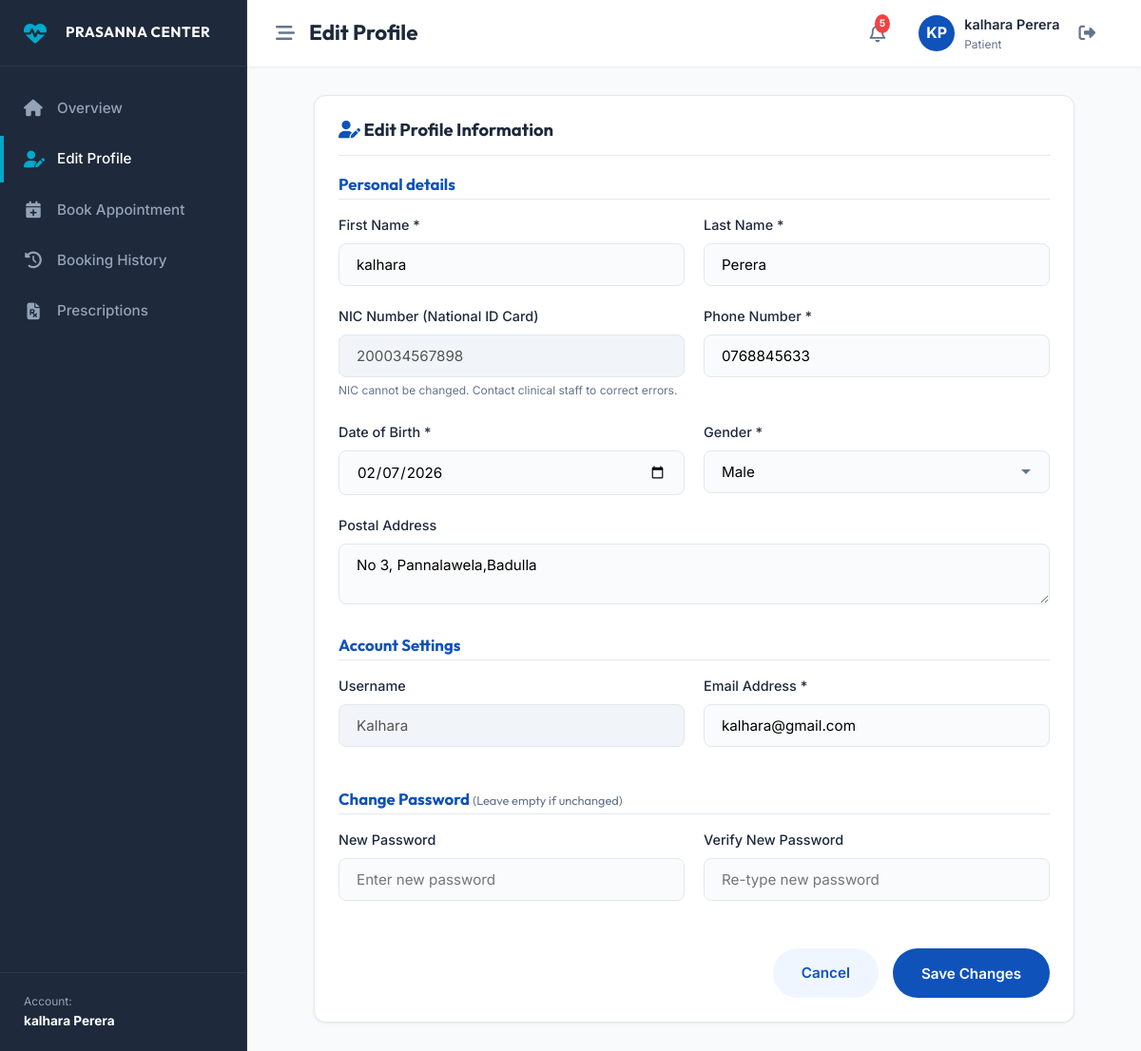
Screenshot of /patient/profile.php (signed in) with the database file from the repository.
### tables this page shows
CREATE TABLE `patients` (
  `id` int(11) NOT NULL,
  `user_id` int(11) NOT NULL,
  `patient_number` varchar(20) NOT NULL,
  `first_name` varchar(50) NOT NULL,
  `last_name` varchar(50) NOT NULL,
  `nic` varchar(15) DEFAULT NULL,
  `dob` date NOT NULL,
  `gender` enum('Male','Female','Other') NOT NULL,
  `phone` varchar(15) NOT NULL,
  `address` text DEFAULT NULL,
  `created_at` timestamp NOT NULL DEFAULT current_timestamp()
);

CREATE TABLE `users` (
  `id` int(11) NOT NULL,
  `username` varchar(50) NOT NULL,
  `email` varchar(100) NOT NULL,
  `password` varchar(255) NOT NULL,
  `role` enum('admin','doctor','receptionist','patient') NOT NULL,
  `created_at` timestamp NOT NULL DEFAULT current_timestamp()
);

### patient/profile.php (the view, shortened to what this page needs)
<?php
require_once dirname(__DIR__) . '/includes/dashboard_header.php';
$patient_id = $_SESSION['patient_id'];
try {
    $stmt = $pdo->prepare("SELECT p.*, u.email, u.username FROM patients p JOIN users u ON p.user_id = u.id WHERE p.id = ?");
    $stmt->execute([$patient_id]);
    $profile = $stmt->fetch();
} catch (PDOException $e) {
    $error = "Failed to load profile: " . $e->getMessage();
}
?>
<div class="db-card" style="max-width: 800px; margin: 0 auto;">
    <div class="db-card-header">
        <h3><i class="fa-solid fa-user-edit text-primary"></i> Edit Profile Information</h3>
    </div>
    <form action="" method="POST">
        <h4 style="border-bottom: 1.5px solid var(--light-grey); padding-bottom: 5px; margin-bottom: 15px; font-size: 1.05rem; color: var(--primary-color);">Personal details</h4>
        <div style="display: grid; grid-template-columns: 1fr 1fr; gap: 20px;">
            <div class="form-group">
                <label for="first_name">First Name *</label>
                <input type="text" name="first_name" id="first_name" required class="form-control" value="<?php echo htmlspecialchars($profile['first_name']); ?>">
            </div>
            <div class="form-group">
                <label for="last_name">Last Name *</label>
                <input type="text" name="last_name" id="last_name" required class="form-control" value="<?php echo htmlspecialchars($profile['last_name']); ?>">
            </div>
        </div>
        <div style="display: grid; grid-template-columns: 1fr 1fr; gap: 20px;">
            <div class="form-group">
                <label>NIC Number (National ID Card)</label>
                <input type="text" disabled class="form-control" style="background-color:#f1f5f9; cursor:not-allowed;" value="<?php echo htmlspecialchars($profile['nic']); ?>">
                <span style="font-size:0.75rem; color:var(--grey-color);">NIC cannot be changed. Contact clinical staff to correct errors.</span>
            </div>
            <div class="form-group">
                <label for="phone">Phone Number *</label>
                <input type="text" name="phone" id="phone" required class="form-control" value="<?php echo htmlspecialchars($profile['phone']); ?>">
            </div>
        </div>
        <div style="display: grid; grid-template-columns: 1fr 1fr; gap: 20px;">
            <div class="form-group">
                <label for="dob">Date of Birth *</label>
                <input type="date" name="dob" id="dob" required class="form-control" value="<?php echo htmlspecialchars($profile['dob']); ?>">
            </div>
            <div class="form-group">
                <label for="gender">Gender *</label>
                <select name="gender" id="gender" required class="form-control">
                    <option value="Male" <?php echo ($profile['gender'] === 'Male') ? 'selected' : ''; ?>>Male</option>
                </select>
            </div>
        </div>
        <div class="form-group">
            <label for="address">Postal Address</label>
            <textarea name="address" id="address" rows="2" class="form-control"><?php echo htmlspecialchars($profile['address']); ?></textarea>
        </div>
        <h4 style="border-bottom: 1.5px solid var(--light-grey); padding-bottom: 5px; margin-top: 25px; margin-bottom: 15px; font-size: 1.05rem; color: var(--primary-color);">Account Settings</h4>
        <div style="display: grid; grid-template-columns: 1fr 1fr; gap: 20px;">
            <div class="form-group">
                <label>Username</label>
                <input type="text" disabled class="form-control" style="background-color:#f1f5f9; cursor:not-allowed;" value="<?php echo htmlspecialchars($profile['username']); ?>">
            </div>
            <div class="form-group">
                <label for="email">Email Address *</label>
                <input type="email" name="email" id="email" required class="form-control" value="<?php echo htmlspecialchars($profile['email']); ?>">
            </div>
        </div>
        <h4 style="border-bottom: 1.5px solid var(--light-grey); padding-bottom: 5px; margin-top: 25px; margin-bottom: 15px; font-size: 1.05rem; color: var(--primary-color);">Change Password <span style="font-size:0.8rem; font-weight:normal; color:var(--grey-color);">(Leave empty if unchanged)</span></h4>
        <div style="display: grid; grid-template-columns: 1fr 1fr; gap: 20px;">
            <div class="form-group">
                <label for="new_password">New Password</label>
                <input type="password" name="new_password" id="new_password" class="form-control" placeholder="Enter new password">
            </div>
            <div class="form-group">
                <label for="confirm_password">Verify New Password</label>
                <input type="password" name="confirm_password" id="confirm_password" class="form-control" placeholder="Re-type new password">
            </div>
        </div>
        <div style="margin-top: 30px; display:flex; justify-content: flex-end; gap:15px;">
            <a href="index.php" class="btn btn-secondary">Cancel</a>
            <button type="submit" class="btn btn-primary">Save Changes</button>
        </div>
    </form>
</div>
<?php require_once dirname(__DIR__) . '/includes/dashboard_footer.php'; ?>

### assets/css/style.css (style rules this page uses)
:root { --primary-color: #0f52ba; --primary-hover: #0b3c8f; --secondary-color: #f0f6ff; --accent-color: #00a8cc; --accent-hover: #008eb0; --dark-color: #1e293b; --light-color: #ffffff; --grey-color: #64748b; --light-grey: #e2e8f0; --success-color: #10b981; --warning-color: #f59e0b; --danger-color: #ef4444; --shadow-sm: 0 1px 3px rgba(0,0,0,0.05), 0 1px 2px rgba(0,0,0,0.02); --shadow-md: 0 4px 6px -1px rgba(15, 82, 186, 0.05), 0 2px 4px -2px rgba(15, 82, 186, 0.05); --shadow-lg: 0 10px 25px -5px rgba(15, 82, 186, 0.1), 0 8px 10px -6px rgba(15, 82, 186, 0.08); --shadow-inset: inset 0 2px 4px 0 rgba(0, 0, 0, 0.06); --font-sans: 'Inter', -apple-system, BlinkMacSystemFont, "Segoe UI", Roboto, sans-serif; --font-heading: 'Outfit', sans-serif; --transition: all 0.3s cubic-bezier(0.4, 0, 0.2, 1); }
* { margin: 0; padding: 0; box-sizing: border-box; }
html { scroll-behavior: smooth; }
body { font-family: var(--font-sans); color: var(--dark-color); background-color: var(--light-color); line-height: 1.6; overflow-x: hidden; }
h1, h2, h3, h4, h5, h6 { font-family: var(--font-heading); font-weight: 700; color: var(--dark-color); line-height: 1.2; }
a { color: inherit; text-decoration: none; transition: var(--transition); }
.text-primary { color: var(--primary-color); }
.btn { display: inline-flex; align-items: center; justify-content: center; padding: 12px 28px; font-size: 0.95rem; font-weight: 600; border-radius: 50px; cursor: pointer; transition: var(--transition); border: 2px solid transparent; font-family: var(--font-sans); }
.btn-primary { background-color: var(--primary-color); color: var(--light-color); }
.btn-secondary { background-color: var(--secondary-color); color: var(--primary-color); }
.form-group { margin-bottom: 20px; text-align: left; }
.form-group label { display: block; font-weight: 500; margin-bottom: 8px; font-size: 0.9rem; }
.form-control { width: 100%; padding: 12px 18px; border-radius: 8px; border: 1.5px solid var(--light-grey); background-color: #fafbfc; font-family: var(--font-sans); font-size: 0.95rem; transition: var(--transition); }
select.form-control { appearance: none; background-repeat: no-repeat; background-position: right 12px center; }

### assets/css/dashboard.css (style rules this page uses)
:root { --sidebar-width: 260px; --sidebar-collapsed-width: 70px; --topbar-height: 70px; }
body.dashboard-body { background-color: #f8fafc; overflow-x: hidden; }
.db-card { background: white; border-radius: 12px; box-shadow: var(--shadow-sm); border: 1px solid var(--light-grey); padding: 25px; margin-bottom: 30px; }
.db-card-header { display: flex; justify-content: space-between; align-items: center; margin-bottom: 20px; padding-bottom: 15px; border-bottom: 1px solid var(--light-grey); }
.db-card-header h3 { font-size: 1.15rem; font-family: var(--font-heading); font-weight: 700; }

### rows the page displays
patients: first_name "kalhara", last_name "Perera", nic "200034567898", phone "0768845633", dob "02/07/2026", gender "Male", address "No 3, Pannalawela,Badulla", user.username "Kalhara", email "kalhara@gmail.com"

### other values shown
$_SESSION['full_name'] "kalhara Perera"
$page_title "Edit Profile"
$unread_notifs "5"
substr($initials, 0, 2) "KP"
$_SESSION['role'] "Patient"
